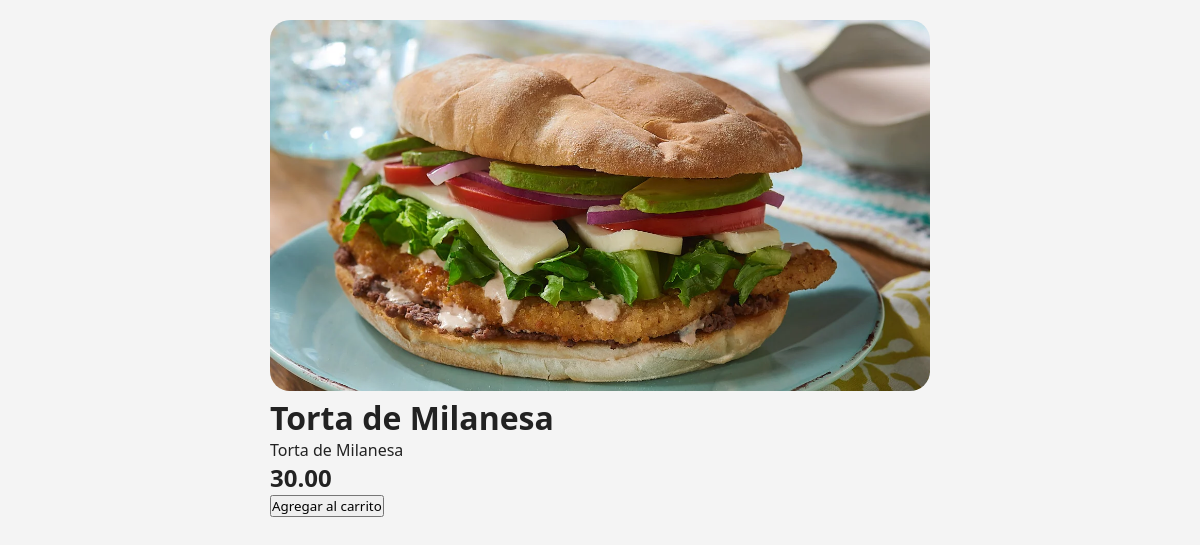
Screenshot of /cliente/detalle.php?id=2 (signed in) with the database file from the repository.
### tables this page shows
CREATE TABLE `productos` (
  `id` int(11) NOT NULL,
  `nombre` varchar(100) DEFAULT NULL,
  `descripcion` text DEFAULT NULL,
  `precio` decimal(10,2) DEFAULT NULL,
  `imagen` varchar(500) DEFAULT NULL,
  `categoria_id` int(11) DEFAULT NULL,
  `stock` int(11) DEFAULT 50
);

### cliente/detalle.php (the view, shortened to what this page needs)
<?php
include("../config/conexion.php");
$id = intval($_GET['id']);
$sql =
    $conn->query(
        "SELECT *
        FROM productos
        WHERE id=$id"
    );
$producto = $sql->fetch_assoc();
?>
<!DOCTYPE html>
<html>
<head>
    <link rel="stylesheet" href="../assets/css/style.css">
</head>
<body>
    <div class="detalle-producto">
        <img
            src="../assets/img/productos/<?php
                                            echo $producto['imagen'];
                                            ?>">
        <h1>
            <?php
            echo $producto['nombre'];
            ?>
        </h1>
        <p>
            <?php
            echo $producto['descripcion'];
            ?>
        </p>
        <h2>
            <?php
            echo $producto['precio'];
            ?>
        </h2>
        <button
            onclick="agregarCarrito(
        <?php echo $producto['id']; ?>
        )">
            Agregar al carrito
        </button>
    </div>
</body>
</html>

### assets/css/style.css (style rules this page uses)
:root { --primary: #0f6b2b; --secondary: #2f9e44; --bg: #f4f4f4; --card: #ffffff; --text: #222; }
* { margin: 0; padding: 0; box-sizing: border-box; font-family: Segoe UI, sans-serif; }
body { background: var(--bg); color: var(--text); transition: .3s; padding-bottom: 80px; }
.card, button, input, .bottom-nav { transition: .3s; }
.detalle-producto { padding: 20px; max-width: 700px; margin: auto; }
.detalle-producto img { width: 100%; border-radius: 20px; }

### rows the page displays
productos: imagen (picture), nombre "Torta de Milanesa", descripcion "Torta de Milanesa", precio "30.00"
